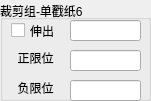
    <widget class="QGroupBox" name="Cylinder_19">
     <property name="geometry">
      <rect>
       <x>40</x>
       <y>550</y>
       <width>151</width>
       <height>101</height>
      </rect>
     </property>
     <property name="title">
      <string>裁剪组-单戳纸6</string>
     </property>
     <property name="alignment">
      <set>Qt::AlignLeading|Qt::AlignLeft|Qt::AlignVCenter</set>
     </property>
     <widget class="QCheckBox" name="check_OpenCylinder_19">
      <property name="geometry">
       <rect>
        <x>11</x>
        <y>21</y>
        <width>61</width>
        <height>19</height>
       </rect>
      </property>
      <property name="sizePolicy">
       <sizepolicy hsizetype="Minimum" vsizetype="Fixed">
        <horstretch>0</horstretch>
        <verstretch>0</verstretch>
       </sizepolicy>
      </property>
      <property name="text">
       <string>伸出</string>
      </property>
     </widget>
     <widget class="QLineEdit" name="lineEdit_CylinderCmd_19">
      <property name="geometry">
       <rect>
        <x>70</x>
        <y>20</y>
        <width>71</width>
        <height>21</height>
       </rect>
      </property>
      <property name="text">
       <string/>
      </property>
     </widget>
     <widget class="QLineEdit" name="lineEdit_CylinderPosStatus_19">
      <property name="geometry">
       <rect>
        <x>70</x>
        <y>50</y>
        <width>71</width>
        <height>21</height>
       </rect>
      </property>
      <property name="text">
       <string/>
      </property>
      <property name="alignment">
       <set>Qt::AlignCenter</set>
      </property>
     </widget>
     <widget class="QLabel" name="label_CylinderPosStatus_19">
      <property name="geometry">
       <rect>
        <x>10</x>
        <y>50</y>
        <width>51</width>
        <height>16</height>
       </rect>
      </property>
      <property name="text">
       <string>正限位</string>
      </property>
      <property name="alignment">
       <set>Qt::AlignCenter</set>
      </property>
     </widget>
     <widget class="QLineEdit" name="lineEdit_CylinderNegStatus_19">
      <property name="geometry">
       <rect>
        <x>70</x>
        <y>80</y>
        <width>71</width>
        <height>21</height>
       </rect>
      </property>
      <property name="text">
       <string/>
      </property>
      <property name="alignment">
       <set>Qt::AlignCenter</set>
      </property>
     </widget>
     <widget class="QLabel" name="label_CylinderNegStatus_19">
      <property name="geometry">
       <rect>
        <x>10</x>
        <y>80</y>
        <width>51</width>
        <height>16</height>
       </rect>
      </property>
      <property name="text">
       <string>负限位</string>
      </property>
      <property name="alignment">
       <set>Qt::AlignCenter</set>
      </property>
     </widget>
    </widget>
